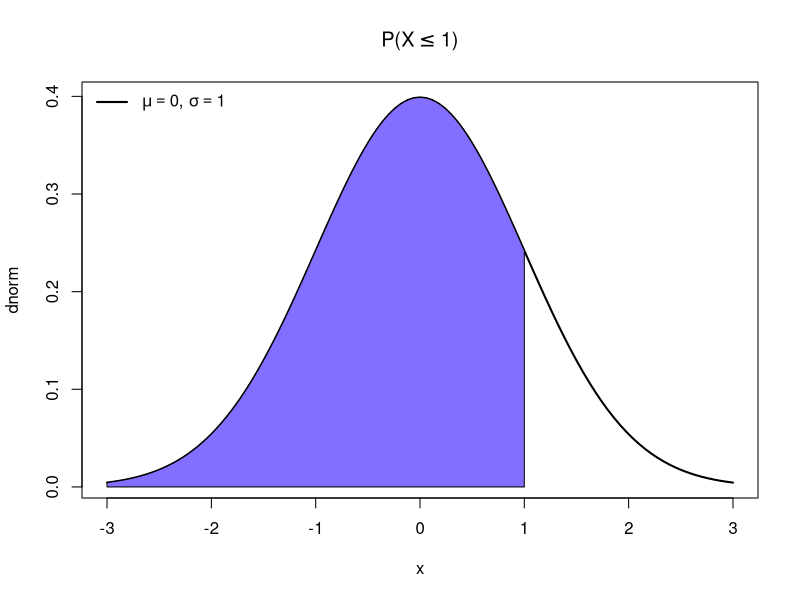
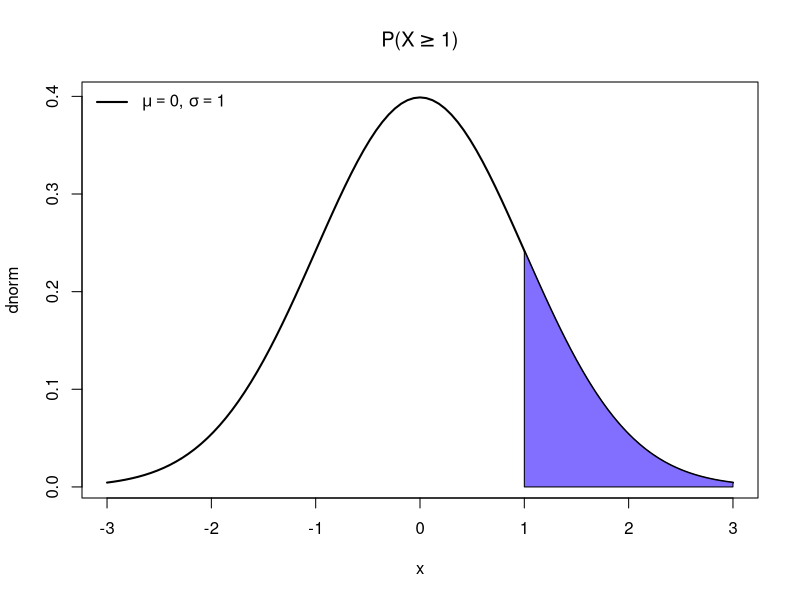
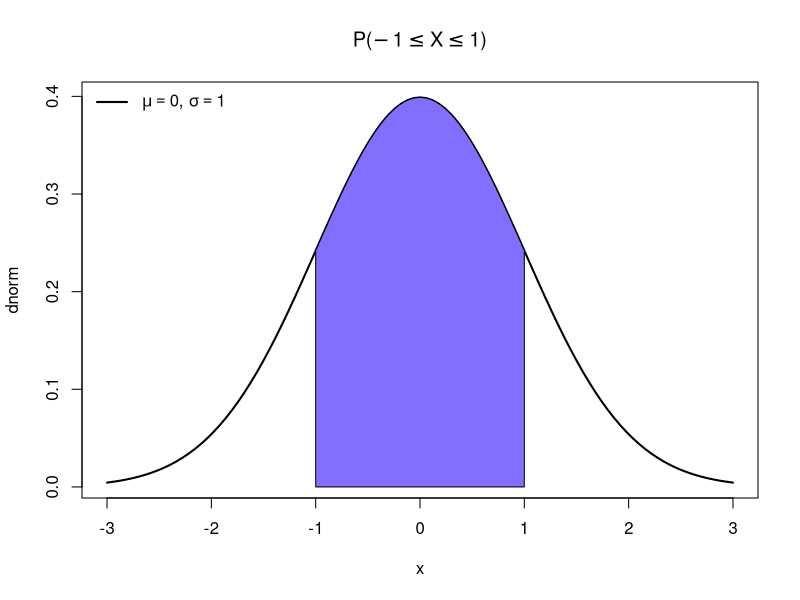
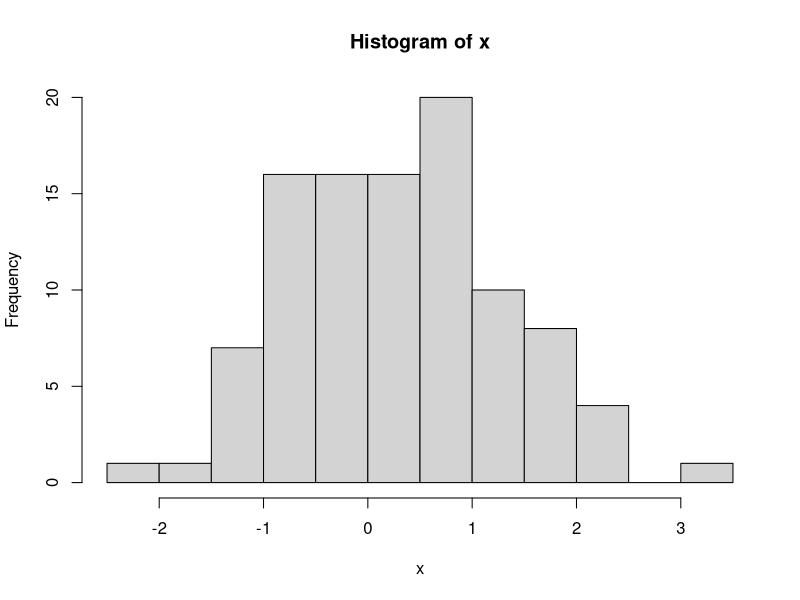
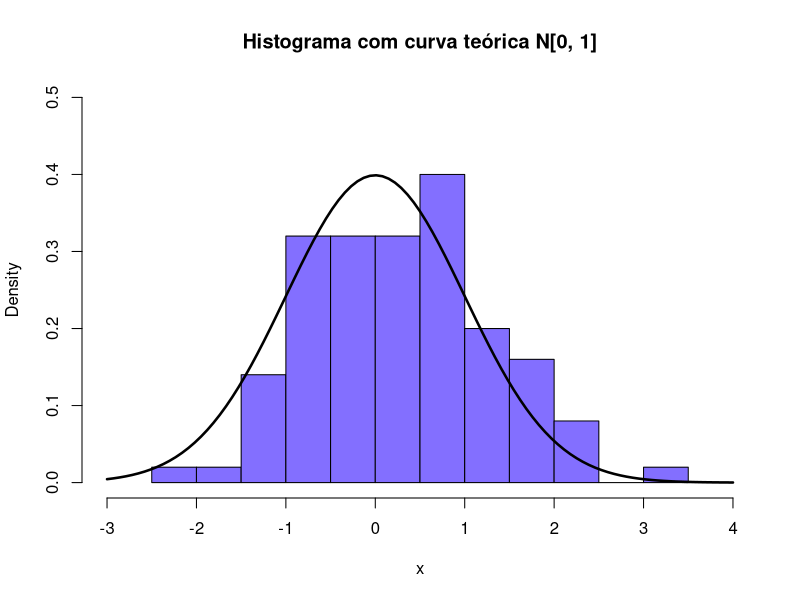
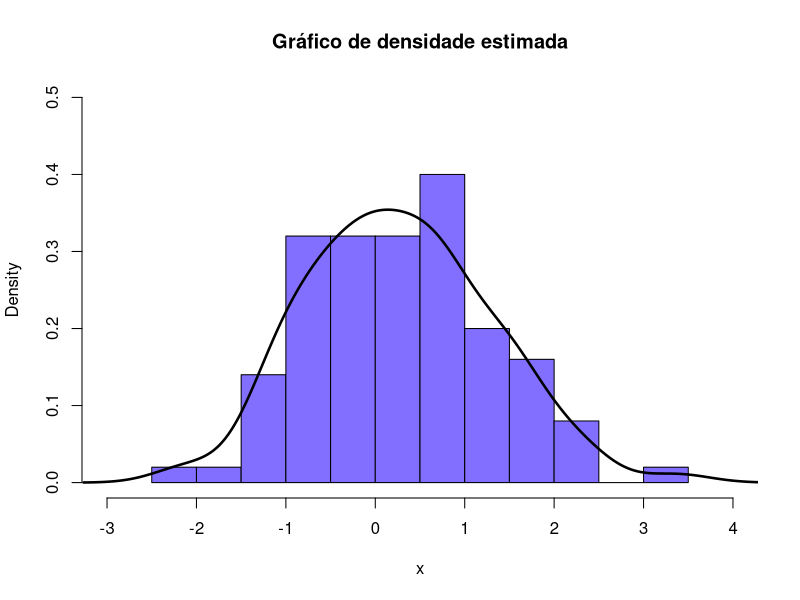
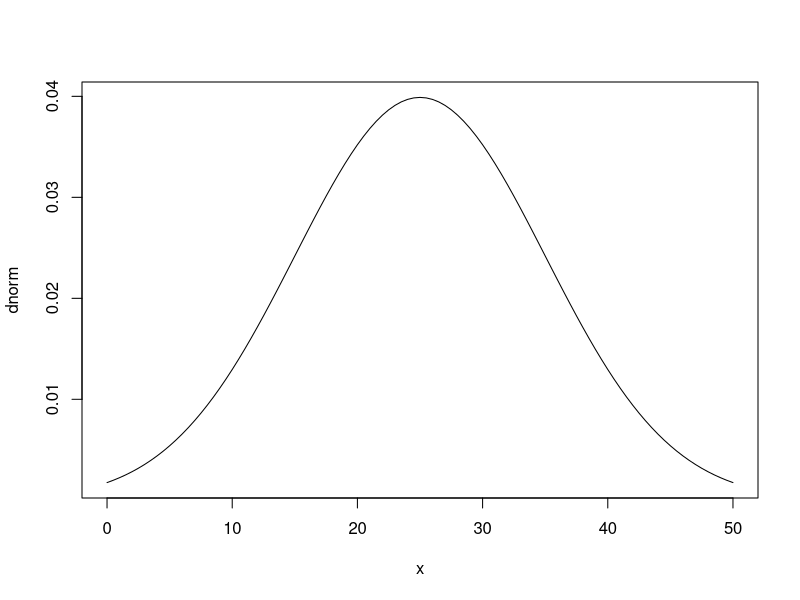

Recreate these plots in R, in order.
## ---- chunk 1
knitr::opts_chunk$set(echo = TRUE)
## ---- chunk 2
quantil = 1
## ---- chunk 3
cat('f(1, 0, 1) = ', dnorm(quantil))
## ---- chunk 4
plot(dnorm, -3, 3, lwd = 2, main = expression(paste('P(X', phantom()<= 1, ')')))
polygon(x = c(-3, seq(-3, quantil, by = 0.05), quantil), y = c(0, dnorm(seq(-3, quantil, by = 0.05)), 0), col = 'SlateBlue1')
legend("topleft", legend = c(expression(paste(italic(mu) == 0, ', ', italic(sigma) == 1))), 
      lty=1, col=c('black'), lwd=2, bty="n")
## ---- chunk 5
cat('P(X <= 1) = ', pnorm(quantil))
## ---- chunk 6
plot(dnorm, -3, 3, lwd = 2, main = expression(paste('P(X', phantom()>= 1, ')')))
polygon(x = c(quantil, seq(1, 3, by = 0.05), 3), y = c(0, dnorm(seq(quantil, 3, by = 0.05)), 0), col = 'SlateBlue1')
legend("topleft", legend = c(expression(paste(italic(mu) == 0, ', ', italic(sigma) == 1))), 
      lty=1, col=c('black'), lwd=2, bty="n")
## ---- chunk 7
cat('P(X >= 1) = ', pnorm(quantil, lower.tail = FALSE))
## ---- chunk 8
plot(dnorm, -3, 3, lwd = 2, main = expression(paste('P(', -1 <= X,
                       phantom()<= 1, ')')), ylab = 'dnorm')
polygon(x = c(-quantil, seq(-quantil, quantil, by = 0.05), quantil), y = c(0, dnorm(seq(-quantil, quantil, by = 0.05)), 0), col = 'SlateBlue1')
legend("topleft", legend = c(expression(paste(italic(mu) == 0, ', ', italic(sigma) == 1))), 
      lty=1, col=c('black'), lwd=2, bty="n")
## ---- chunk 9
cat('P(-1 <= X <= 1) = ', punif(1) - punif(-1))
## ---- chunk 10
cat('P(X <= x) = 0.95\n', 'x = ', qnorm(0.95))
## ---- chunk 11
x = rnorm(100)
## ---- chunk 12
y = hist(x)
lim.y = c(0, max(y$density) + max(y$density)/4)
lim.x = c(min(y$breaks) - 0.5, max(y$breaks) + 0.5)
## ---- chunk 13
hist(x, probability = TRUE, main = "Histograma com curva teórica N[0, 1]", col = "SlateBlue1", xlim = lim.x, ylim = lim.y) 
curve(dnorm(x), add=T, lwd = 2.5)

hist(x, freq = F, main = "Gráfico de densidade estimada", col = "SlateBlue1", xlim = lim.x, ylim = lim.y)
lines(density(x), lwd = 2.5)
## ---- chunk 14
plot(function(x) dnorm(x, 25, 10), 0, 50, ylab = 'dnorm')
